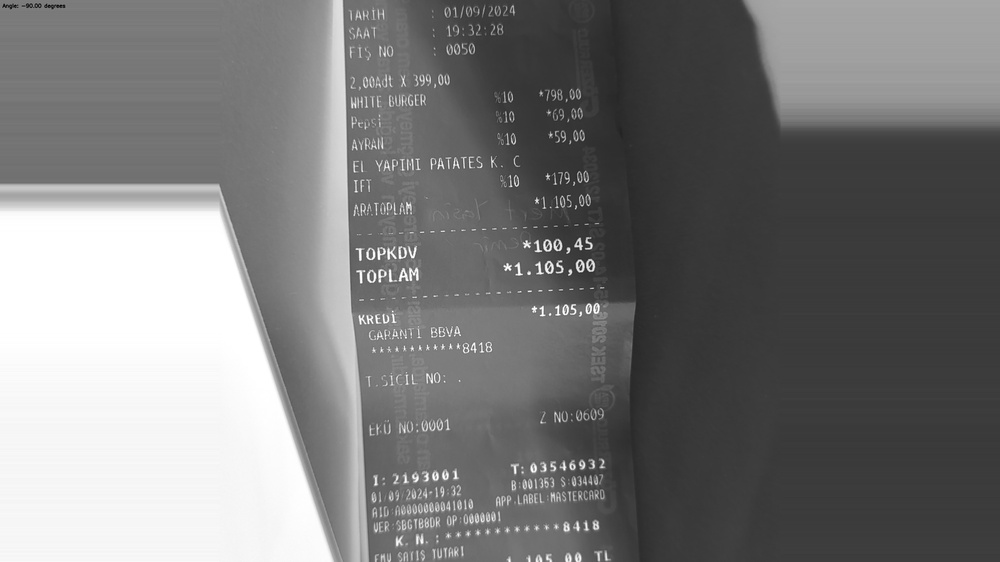
#> input picture Rotated/20240905_091443_r.jpg, 1000 x 562 px, shrunk from 4032 x 2268 before the run
$ python -i skewCorrection.py   (imports and definitions only)
#> lines starting #> are read from the running program, lines starting #| are printed output that depends on the picture; after the words box and inside, x2 and y2 are one past the last pixel; in counts of white or black regions, pixels touching at a corner belong together
#> further down, picture is the input picture: shape (562, 1000, 3); min 2, max 255, mean 121.6
import os
import cv2
import numpy as np
from PIL import Image
import pytesseract


def deleteFiles(path):
    # Check if the file exists before attempting to delete it
    dir_list = os.listdir(path)
    for file in dir_list:
        os.remove(path+"/"+file)
        print(f"The file {file} has been deleted.")

def correct_skew(image, delta = 0.1, limit = 5):
    # convert the image to grayscale and flip the foreground
    # and background to ensure foreground is now "white" and
    # the background is "black"
#> called with delta = 0.1, limit = 5
    gray = cv2.cvtColor(image, cv2.COLOR_BGR2GRAY)
    gray = cv2.bitwise_not(gray)
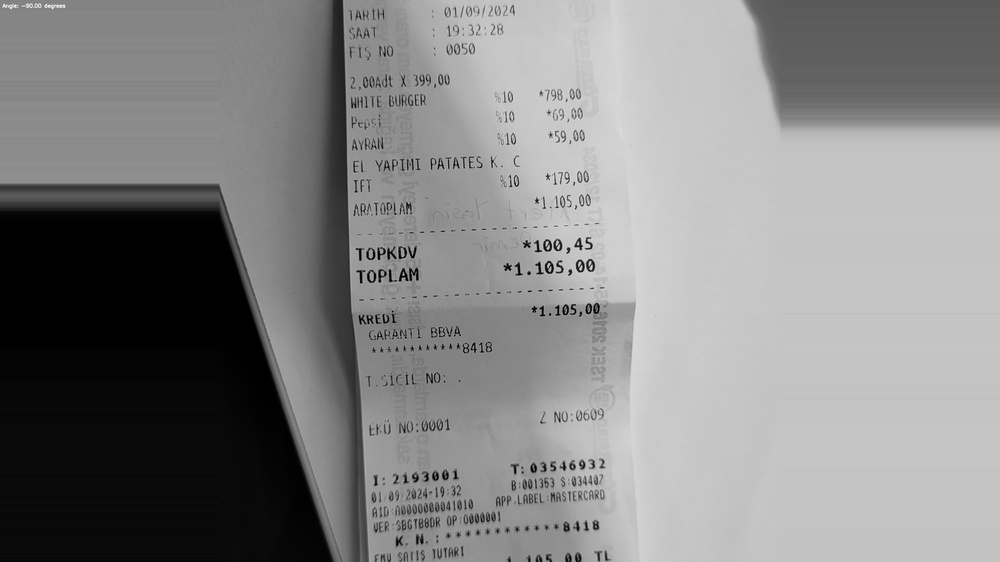
#> gray: shape (562, 1000); min 0, max 253, mean 133.4
    # threshold the image, setting all foreground pixels to
    # 255 and all background pixels to 0
    thresh = cv2.threshold(gray, 0, 255,
                           cv2.THRESH_BINARY | cv2.THRESH_OTSU)[1]
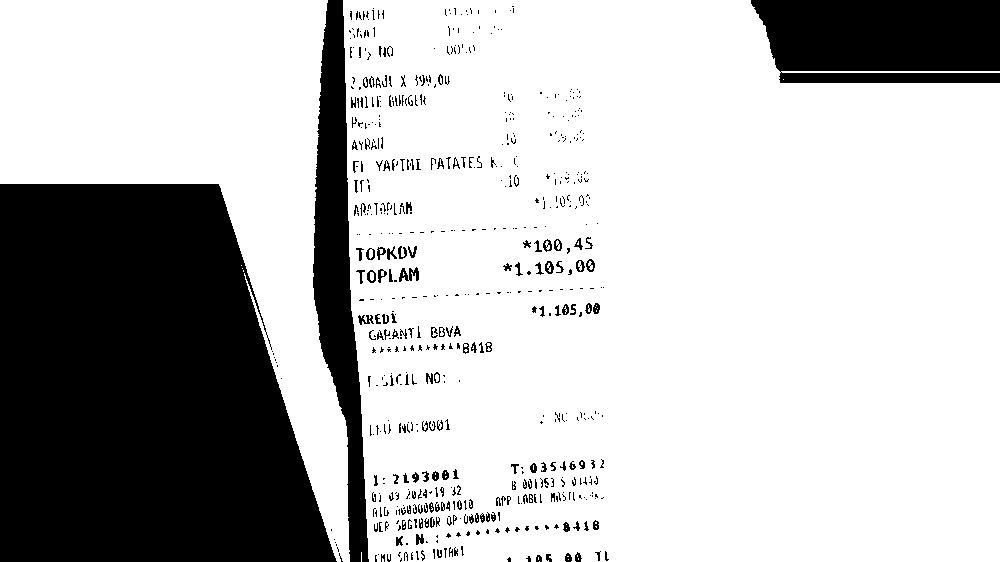
#> thresh: shape (562, 1000); 74% white; 631 black regions (460 under 20 px), largest, box (x1, y1, x2, y2) and area: (0, 184, 337, 562) 104534, (751, 0, 1000, 83) 18821, (313, 0, 369, 562) 14571
    # grab the (x, y) coordinates of all pixel values that
    # are greater than zero, then use these coordinates to
    # compute a rotated bounding box that contains all
    # coordinates
    coords = np.column_stack(np.where(thresh > 0))
#> coords = 415692 pairs, first value 0 to 561, second value 0 to 999
    angle = cv2.minAreaRect(coords)[-1]
#> angle = -90
    # the `cv2.minAreaRect` function returns values in the
    # range [-90, 0); as the rectangle rotates clockwise the
    # returned angle trends to 0 -- in this special case we
    # need to add 90 degrees to the angle
    if angle < -45:
        angle = -(90 + angle)
#> angle = 0
    # otherwise, just take the inverse of the angle to make
    # it positive
    else:
        angle = -angle
    (h, w) = image.shape[:2]
#> h = 562; w = 1000
    center = (w // 2, h // 2)
#> center = (500, 281)
    M = cv2.getRotationMatrix2D(center, angle, 1.0)
#> M = [[1, 0, 0], [0, 1, 0]]
    rotated = cv2.warpAffine(gray, M, (w, h),
                             flags=cv2.INTER_CUBIC, borderMode=cv2.BORDER_REPLICATE)
    # draw the correction angle on the image so we can validate it
    cv2.putText(rotated, "Angle: {:.2f} degrees".format(angle),
                (10, 30), cv2.FONT_HERSHEY_SIMPLEX, 0.7, (0, 0, 255), 2)
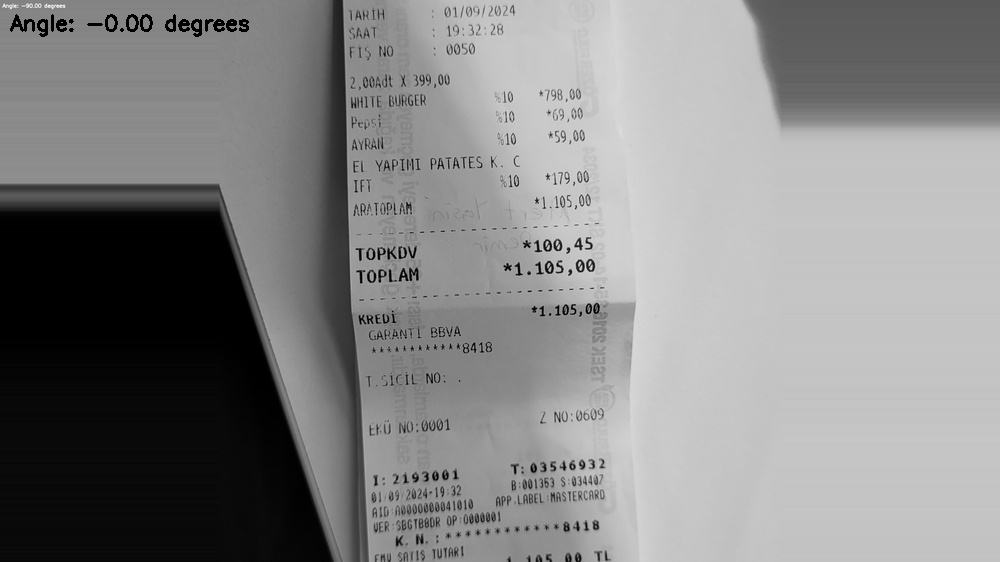
#> rotated: shape (562, 1000); 0.28% of pixels changed, all inside (x1, y1, x2, y2) = (10, 14, 249, 37)
    # show the output image
    print("[INFO] angle: {:.3f}".format(angle))
#| [INFO] angle: -0.000
    #cv2.imshow("Input", image)
    #cv2.imshow("Rotated", rotated)
    return angle,rotated

# [37 lines not run here, left out]

>>> import cv2
>>> picture = cv2.imread('Rotated/20240905_091443_r.jpg')
>>> result = correct_skew(picture)
